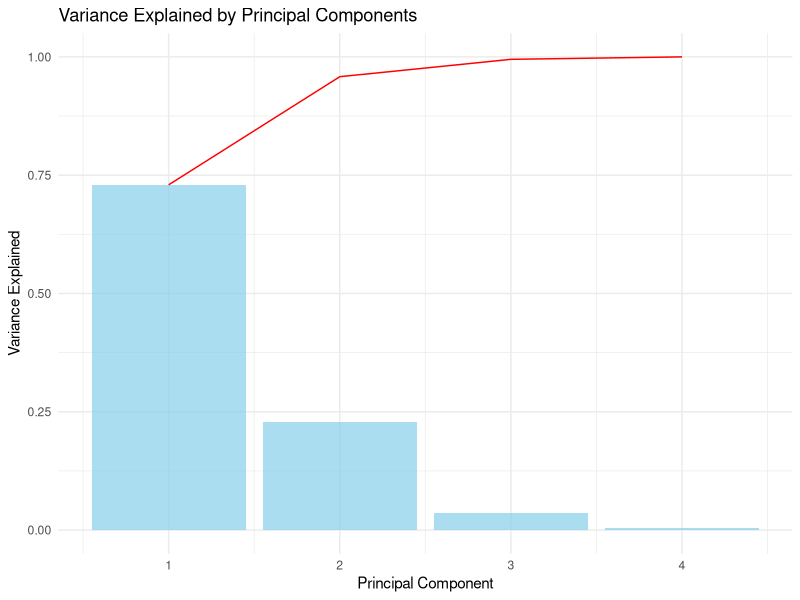
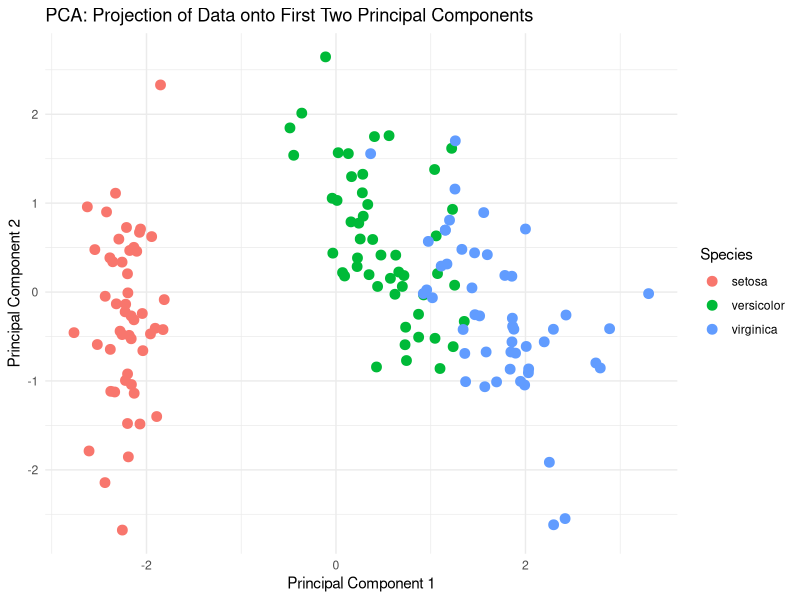
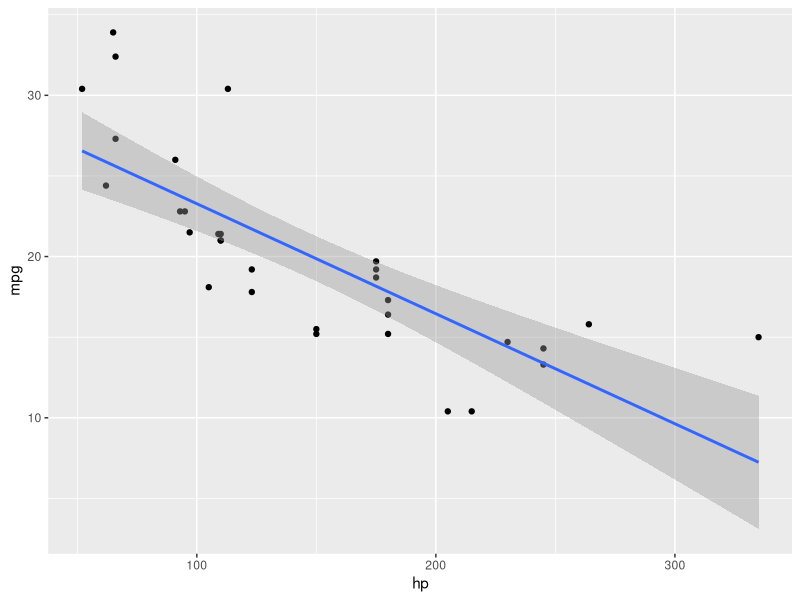
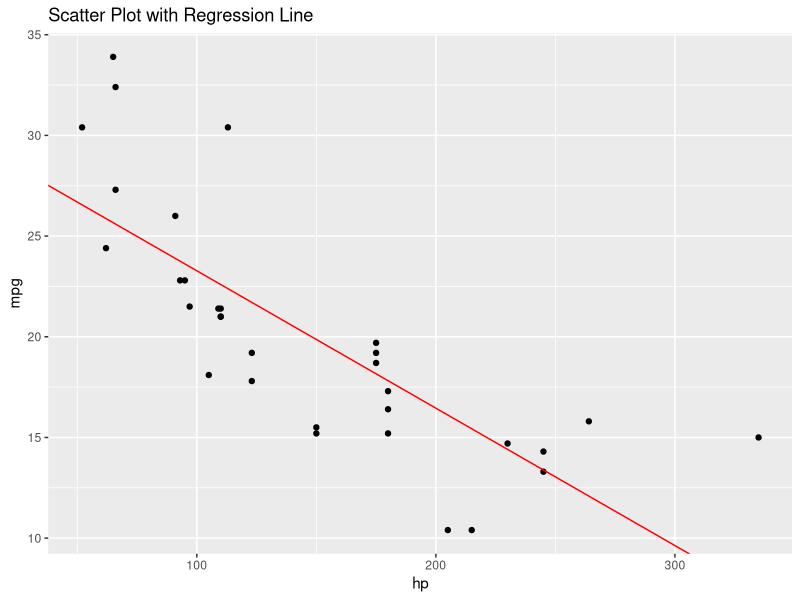
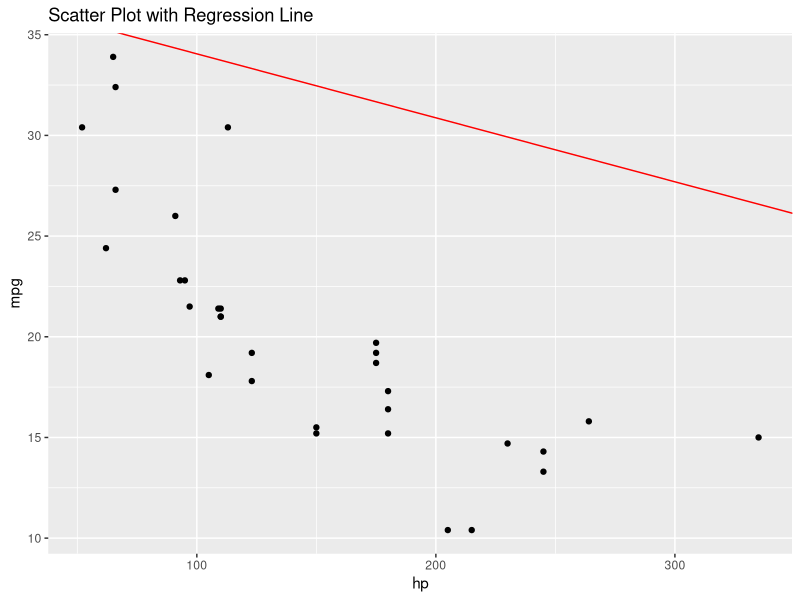

Generate these figures, in order, with R:
## ---- chunk 1
knitr::opts_chunk$set(echo = TRUE)
library(ggplot2)
## ---- chunk 2
# Load the iris dataset
data(iris)

# Standardize the data (optional but recommended for PCA)
scaled_data <- scale(iris[, 1:4])

# Perform PCA
pca_result <- prcomp(scaled_data)

# Summary of PCA results
summary(pca_result)

# Visualize the proportion of variance explained by each principal component
var_explained <- pca_result$sdev^2 / sum(pca_result$sdev^2)
cumulative_var <- cumsum(var_explained)

# Plot the variance explained
variance_df <- data.frame(PrincipalComponent = 1:length(var_explained), 
                          VarianceExplained = var_explained,
                          CumulativeVariance = cumulative_var)

ggplot(variance_df, aes(x = PrincipalComponent, y = VarianceExplained)) +
  geom_bar(stat = "identity", fill = "skyblue", alpha = 0.7) +
  geom_line(aes(x = PrincipalComponent, y = CumulativeVariance, group = 1), color = "red") +
  labs(title = "Variance Explained by Principal Components",
       x = "Principal Component",
       y = "Variance Explained") +
  theme_minimal()

# Visualize the data in the reduced space (first two principal components)
pca_data <- as.data.frame(pca_result$x[, 1:2])
pca_data$Species <- iris$Species

ggplot(pca_data, aes(x = PC1, y = PC2, color = Species)) +
  geom_point(size = 3) +
  labs(title = "PCA: Projection of Data onto First Two Principal Components",
       x = "Principal Component 1",
       y = "Principal Component 2") +
  theme_minimal()
## ---- chunk 3
# Extract loadings
loadings <- pca_result$rotation

# Print the loadings
print(loadings)
## ---- chunk 4
# Extract the first two principal components
pc_scores <- pca_result$x[, 1:2]

# Express original variables in terms of principal components
original_variables <- pc_scores %*% t(loadings[, 1:2])

# Print the original variables reconstructed from the first two principal components
print(head(original_variables))
## ---- chunk 5
# Load the mtcars dataset
data(mtcars)
ggplot(data=mtcars, aes(x=hp, y=mpg)) + geom_point() + geom_smooth(method = lm)
## ---- chunk 6
# Load the mtcars dataset
data(mtcars)

# Fit a multiple linear regression model
model <- lm(mpg ~ hp, data = mtcars)

# Extract coefficients
coefficients <- coef(model)

# Create a scatter plot
ggplot(data = mtcars, aes(x = hp, y = mpg)) +
  geom_point() +
  geom_abline(intercept = coefficients[1], slope = coefficients[2], color = "red") +
  labs(title = "Scatter Plot with Regression Line")

## ---- chunk 7
# Load the mtcars dataset
data(mtcars)

# Fit a multiple linear regression model
model <- lm(mpg ~ hp + wt, data = mtcars)

# Extract coefficients
coefficients <- coef(model)

# Create a scatter plot
library(ggplot2)
ggplot(data = mtcars, aes(x = hp, y = mpg)) +
  geom_point() +
  geom_abline(intercept = coefficients[1], slope = coefficients[2], color = "red") +
  labs(title = "Scatter Plot with Regression Line")


